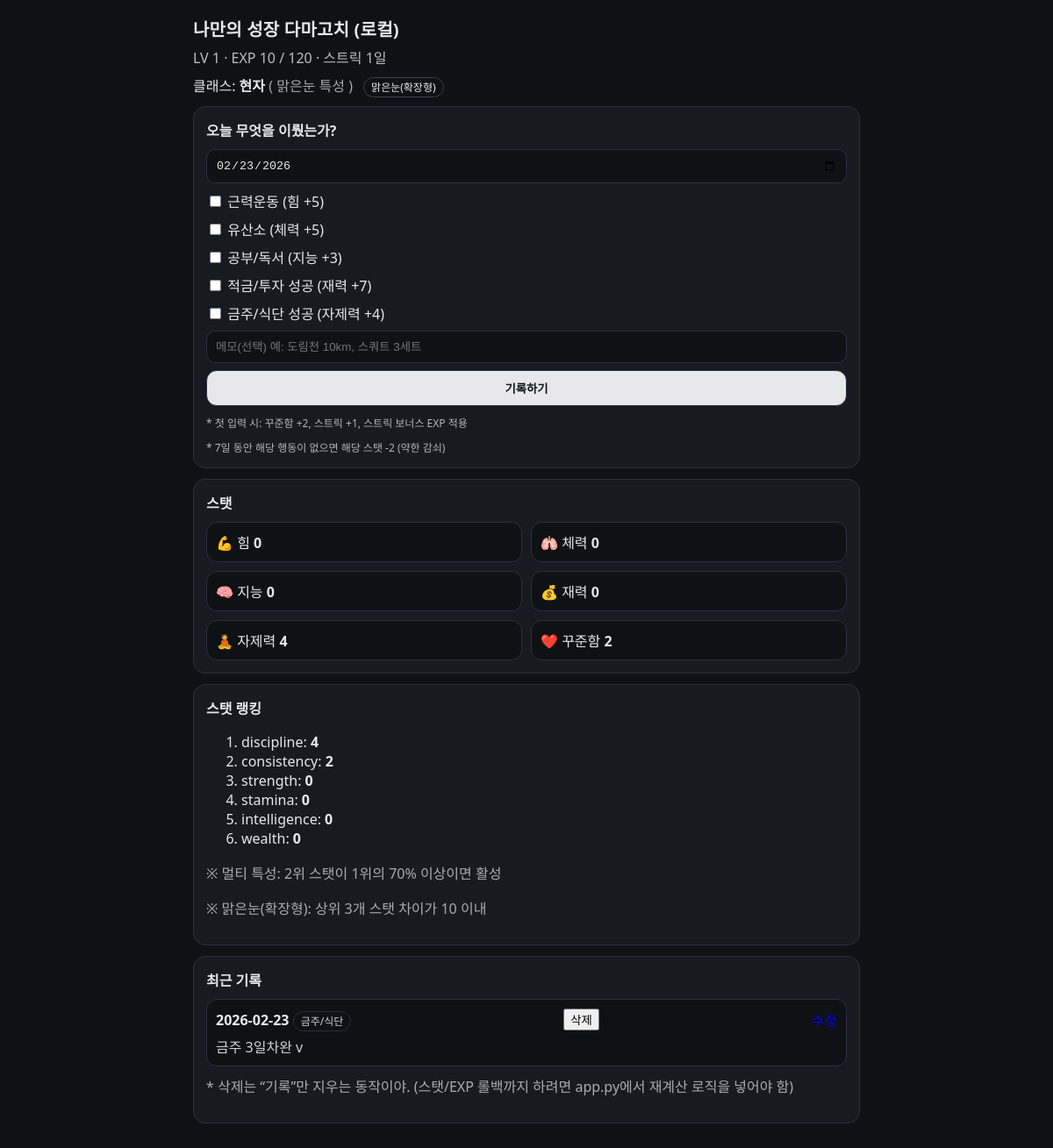
Before: / with the older database file.
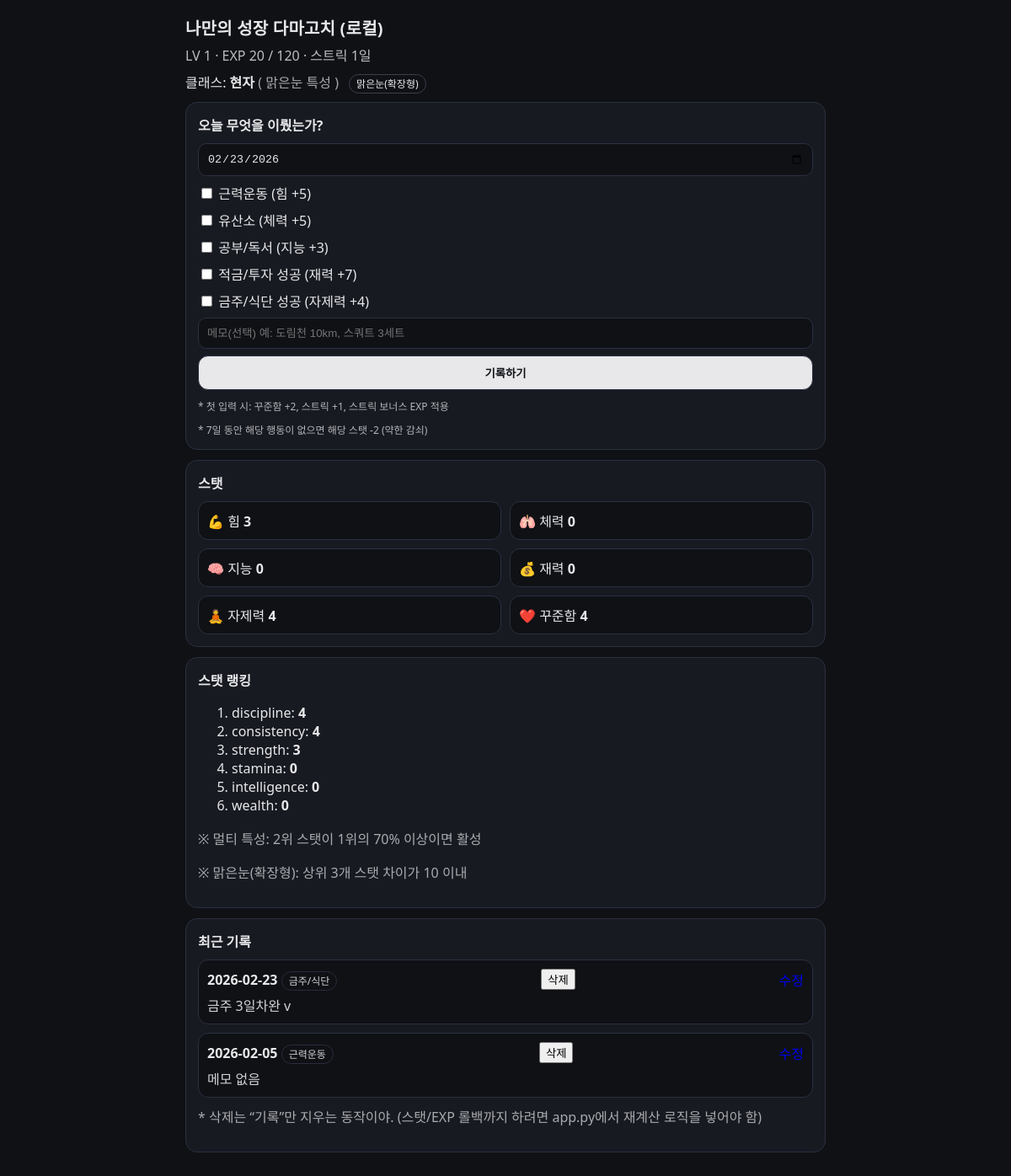
After: the same page with the newer database file.
### tables this page shows
CREATE TABLE profile (
        id INTEGER PRIMARY KEY,
        level INTEGER NOT NULL,
        exp INTEGER NOT NULL,
        strength INTEGER NOT NULL,
        stamina INTEGER NOT NULL,
        intelligence INTEGER NOT NULL,
        wealth INTEGER NOT NULL,
        discipline INTEGER NOT NULL,
        consistency INTEGER NOT NULL,
        streak INTEGER NOT NULL,
        last_check_date TEXT NOT NULL
    );

CREATE TABLE actions (
        id INTEGER PRIMARY KEY AUTOINCREMENT,
        date TEXT NOT NULL,
        type TEXT NOT NULL,
        amount INTEGER NOT NULL DEFAULT 1,
        note TEXT
    );

### mytama/tama_rpg/app.py (the view)
@app.route("/", methods=["GET"])
def index():
    init_db()
    p = get_profile()
    p = handle_daily_check(p, today_str())
    update_profile(p)
    base_class, trait, title, sorted_stats = compute_class_and_traits(p)
    flags = layer_flags(p)
    recent_actions = get_recent_actions(30)
    return render_template(
    "index.html",
    p=p,
    need=need_exp_for_next(p["level"]),
    base_class=base_class,
    trait=trait,
    title=title,
    sorted_stats=sorted_stats,
    flags=flags,
    recent_actions=recent_actions,
    today=today_str()
    )

### mytama/tama_rpg/app.py (called while the page is built)
def need_exp_for_next(level: int) -> int:
    return 100 + (level * 20)

def today_str() -> str:
    return date.today().isoformat()

def parse_date(s: str) -> date:
    return datetime.strptime(s, "%Y-%m-%d").date()

def db():
    conn = sqlite3.connect(DB_PATH)
    conn.row_factory = sqlite3.Row
    return conn

def get_profile():
    conn = db()
    row = conn.execute("SELECT * FROM profile WHERE id=1").fetchone()
    conn.close()
    return dict(row)

def update_profile(p: dict):
    conn = db()
    conn.execute("""
    UPDATE profile
    SET level=?, exp=?, strength=?, stamina=?, intelligence=?, wealth=?, discipline=?, consistency=?, streak=?, last_check_date=?
    WHERE id=1
    """, (
        p["level"], p["exp"],
        p["strength"], p["stamina"], p["intelligence"], p["wealth"], p["discipline"], p["consistency"],
        p["streak"], p["last_check_date"]
    ))
    conn.commit()
    conn.close()

def get_recent_actions(limit: int = 30):
    conn = db()
    rows = conn.execute("""
        SELECT id, date, type, note
        FROM actions
        ORDER BY date DESC, id DESC
        LIMIT ?
    """, (limit,)).fetchall()
    conn.close()
    out = []
    for r in rows:
        t = r["type"]
        out.append({
            "id": r["id"],
            "date": r["date"],
            "type": t,
            "type_ko": TYPE_KO.get(t, t),  # <-- 이게 핵심
            "note": r["note"] or ""
        })
    return out

def compute_class_and_traits(p: dict):
    stats = {k: p[k] for k in STAT_KEYS}
    sorted_stats = sorted(stats.items(), key=lambda kv: kv[1], reverse=True)
    top1, v1 = sorted_stats[0]
    top2, v2 = sorted_stats[1]
    top3, v3 = sorted_stats[2]
    base_class = {
        "strength": "보디빌더",
        "stamina": "러너",
        "intelligence": "학자",
        "wealth": "재력가",
        "discipline": "현자",
        "consistency": "맑은눈",  # 꾸준함 1위면 맑은눈 성향
    }[top1]
    trait = None
    if v1 > 0 and v2 >= int(v1 * 0.7):
        trait = {
            "strength": "보디빌더",
            "stamina": "러너",
            "intelligence": "학자",
            "wealth": "재력가",
            "discipline": "현자",
            "consistency": "맑은눈",
        }[top2]
    title = None
    if (v1 - v3) <= 10 and v1 > 0:
        title = "맑은눈(확장형)"
    return base_class, trait, title, sorted_stats

def layer_flags(p: dict):
    flags = {}
    for k in STAT_KEYS:
        flags[f"{k}_20"] = p[k] >= 20
        flags[f"{k}_50"] = p[k] >= 50
    return flags

### mytama/tama_rpg/templates/index.html (shortened to what this page needs)
<!doctype html>
<html lang="ko">
<head>
  <link rel="stylesheet" href="/static/style.css"/>
</head>
<body>
  <div class="wrap">
    <header class="top">
      <div class="title">나만의 성장 다마고치 (로컬)</div>
      <div class="sub">
        LV {{p.level}} · EXP {{p.exp}} / {{need}} · 스트릭 {{p.streak}}일
      </div>
      <div class="classline">
        클래스: <b>{{base_class}}</b>
        {% if trait %} <span class="muted">( {{trait}} 특성 )</span>{% endif %}
        {% if title %} <span class="badge">{{title}}</span>{% endif %}
      </div>
    </header>
    <section class="card">
      <h2>오늘 무엇을 이뤘는가?</h2>
      <form action="/log" method="post" class="form">
        <input class="note" type="date" name="date" value="{{today}}">
        <label><input type="checkbox" name="actions" value="strength"> 근력운동 (힘 +5)</label>
        <label><input type="checkbox" name="actions" value="stamina"> 유산소 (체력 +5)</label>
        <label><input type="checkbox" name="actions" value="intelligence"> 공부/독서 (지능 +3)</label>
        <label><input type="checkbox" name="actions" value="wealth"> 적금/투자 성공 (재력 +7)</label>
        <label><input type="checkbox" name="actions" value="discipline"> 금주/식단 성공 (자제력 +4)</label>
        <input class="note" name="note" placeholder="메모(선택) 예: 도림천 10km, 스쿼트 3세트"/>
        <button class="btn" type="submit">기록하기</button>
      </form>
      <p class="hint">* 첫 입력 시: 꾸준함 +2, 스트릭 +1, 스트릭 보너스 EXP 적용</p>
      <p class="hint">* 7일 동안 해당 행동이 없으면 해당 스탯 -2 (약한 감쇠)</p>
    </section>
    <section class="card">
      <h2>스탯</h2>
      <div class="grid">
        <div class="stat">💪 힘 <b>{{p.strength}}</b> {% if flags.strength_50 %}<span class="tag">어깨확장</span>{% elif flags.strength_20 %}<span class="tag">근육팔</span>{% endif %}</div>
        <div class="stat">🫁 체력 <b>{{p.stamina}}</b> {% if flags.stamina_50 %}<span class="tag">스피드라인</span>{% elif flags.stamina_20 %}<span class="tag">생기</span>{% endif %}</div>
        <div class="stat">🧠 지능 <b>{{p.intelligence}}</b> {% if flags.intelligence_50 %}<span class="tag">책+전구</span>{% elif flags.intelligence_20 %}<span class="tag">안경</span>{% endif %}</div>
        <div class="stat">💰 재력 <b>{{p.wealth}}</b> {% if flags.wealth_50 %}<span class="tag">코트</span>{% elif flags.wealth_20 %}<span class="tag">시계</span>{% endif %}</div>
        <div class="stat">🧘 자제력 <b>{{p.discipline}}</b> {% if flags.discipline_50 %}<span class="tag">차분표정</span>{% elif flags.discipline_20 %}<span class="tag">피부톤</span>{% endif %}</div>
        <div class="stat">❤️ 꾸준함 <b>{{p.consistency}}</b> {% if flags.consistency_50 %}<span class="tag">후광</span>{% elif flags.consistency_20 %}<span class="tag">오라</span>{% endif %}</div>
      </div>
    </section>
    <section class="card">
      <h2>스탯 랭킹</h2>
      <ol>
        {% for k,v in sorted_stats %}
          <li>{{k}}: <b>{{v}}</b></li>
        {% endfor %}
      </ol>
      <p class="muted">※ 멀티 특성: 2위 스탯이 1위의 70% 이상이면 활성</p>
      <p class="muted">※ 맑은눈(확장형): 상위 3개 스탯 차이가 10 이내</p>
    </section>
    <section class="card">
      <h2>최근 기록</h2>
      {% if recent_actions and recent_actions|length > 0 %}
        <ul class="loglist">
          {% for a in recent_actions %}
            <li class="logitem">
              <div class="logtop">
                <div>
                  <b>{{a.date}}</b>
                  <span class="pill">{{a.type_ko}}</span>
                </div>
                {% if a.id is defined %}
                  <form action="/delete" method="post" class="deleteform" onsubmit="return confirm('이 기록을 삭제할까?');">
                    <button type="submit" class="delbtn">삭제</button>
                  </form>
                  <a class="delbtn" href="/edit/{{a.id}}" style="text-decoration:none; display:inline-block;">수정</a>
                {% endif %}
              </div>
              {% if a.note %}
                <div class="lognote">{{a.note}}</div>
              {% else %}
                <div class="lognote muted">메모 없음</div>
              {% endif %}
            </li>
          {% endfor %}
        </ul>
        <p class="muted" style="margin-top:10px;">
          * 삭제는 “기록”만 지우는 동작이야. (스탯/EXP 롤백까지 하려면 app.py에서 재계산 로직을 넣어야 함)
        </p>
      {% else %}
        <div class="muted">아직 기록이 없어.</div>
      {% endif %}
    </section>
  </div>
</body>
</html>

### mytama/tama_rpg/static/style.css (style rules this page uses)
body { font-family: system-ui, -apple-system, Segoe UI, Roboto, Arial; background:#0f1115; color:#e8e8ea; margin:0; }
.wrap { max-width: 760px; margin: 0 auto; padding: 18px; }
.top { margin-bottom: 12px; }
.title { font-size: 20px; font-weight: 800; letter-spacing: .2px; }
.sub { opacity: .8; margin-top: 6px; }
.classline { margin-top: 8px; }
.badge { margin-left: 8px; padding: 2px 8px; border: 1px solid #3a3f4b; border-radius: 999px; font-size: 12px; }
.muted { opacity: .7; }
.card { background:#171a21; border:1px solid #2b3040; border-radius: 14px; padding: 14px; margin: 12px 0; }
h2 { margin: 0 0 10px 0; font-size: 16px; }
.form { display:flex; flex-direction:column; gap:8px; }
.note { padding: 10px; border-radius: 10px; border:1px solid #2b3040; background:#0f1115; color:#e8e8ea; }
.btn { padding: 10px 12px; border-radius: 12px; border:1px solid #2b3040; background:#e8e8ea; color:#0f1115; font-weight: 800; cursor:pointer; }
.hint { margin: 10px 0 0 0; opacity:.75; font-size: 12px; }
.grid { display:grid; grid-template-columns: 1fr 1fr; gap:10px; }
.stat { background:#0f1115; border:1px solid #2b3040; border-radius: 12px; padding: 10px; }
.loglist { list-style:none; padding:0; margin:0; display:flex; flex-direction:column; gap:10px; }
.logitem { border:1px solid #2b3040; border-radius:12px; padding:10px; background:#0f1115; }
.logtop { display:flex; justify-content:space-between; align-items:center; gap:10px; }
.pill { font-size:12px; padding:2px 8px; border-radius:999px; border:1px solid #2b3040; opacity:.9; }
.lognote { margin-top:6px; opacity:.9; }

Changed rows visible on the page:
changed profile: exp "10" → "20"; strength "0" → "3"; consistency "2" → "4"
added actions: date "2026-02-05", type_ko "근력운동", shows "메모 없음"
Other visible differences:
new list line: "consistency : 4"
new list line: "strength : 3"
list line gone: "consistency : 2"
list line gone: "strength : 0"
